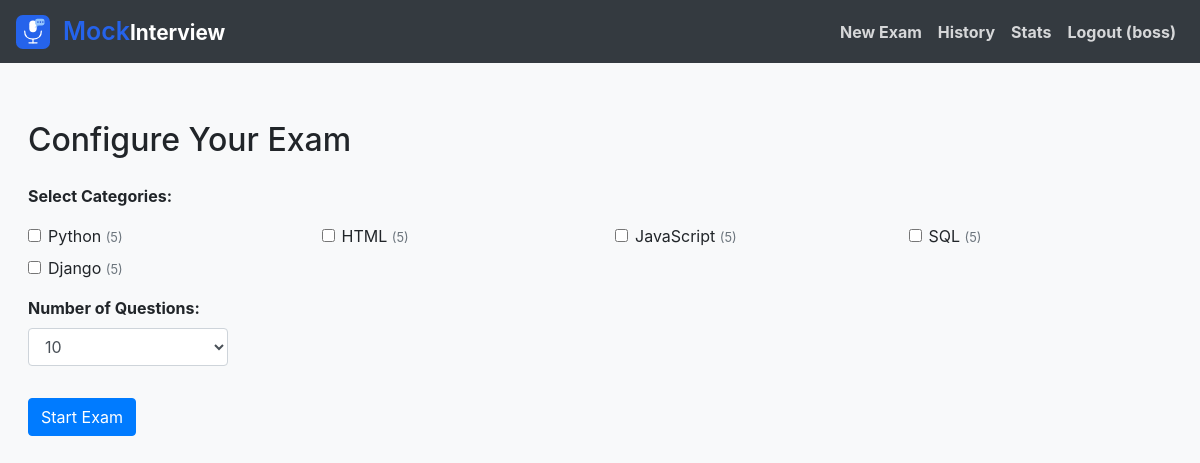
The page /exam/new (signed in) on the database its author committed.
### interviews/models.py (models this page shows, shortened)
class User(AbstractUser):
    class Meta:
        app_label = 'interviews'

class Category(models.Model):
    name = models.CharField(max_length=64)
    icon = models.CharField(max_length=64, blank=True)

### interviews/views.py (the view, shortened to what this page needs)
# urls.py: path('exam/new', views.new_exam, name='new_exam'),
@login_required
def new_exam(request):
    return render(request, 'interviews/new_exam.html', {
        'categories': Category.objects.all()
    })

### interviews/templates/interviews/new_exam.html (shortened to what this page needs)
{% extends "interviews/layout.html" %}
{% block body %}
<h2>Configure Your Exam</h2>
<form method="post" action="{% url 'interviews:new_exam' %}">
    <div class="form-group mt-3">
        <label><strong>Select Categories:</strong></label>
        <div class="row">
            {% for category in categories %}
            <div class="col-md-3 mt-2">
                <div class="form-check">
                    <input class="form-check-input" type="checkbox" name="categories" value="{{ category.id }}" id="cat-{{ category.id }}">
                    <label class="form-check-label" for="cat-{{ category.id }}">
                        {{ category.name }}
                        <small class="text-muted">({{ category.questions.count }})</small>
                    </label>
                </div>
            </div>
            {% endfor %}
        </div>
    </div>
    <div class="form-group mt-3" style="max-width: 200px;">
        <label><strong>Number of Questions:</strong></label>
        <select name="num_questions" class="form-control">
            <option value="10" selected>10</option>
        </select>
    </div>
    <button type="submit" class="btn btn-primary mt-3">Start Exam</button>
</form>
{% endblock %}

### interviews/templates/interviews/layout.html (shortened to what this page needs)
{% load static %}
<!DOCTYPE html>
<html lang="en">
<head>
    <link rel="stylesheet" href="https://stackpath.bootstrapcdn.com/bootstrap/4.4.1/css/bootstrap.min.css">
    <link rel="stylesheet" href="{% static 'interviews/styles.css' %}">
</head>
<body>
    <header class="header">
        <div class="header-container">
            <nav class="navbar navbar-expand-lg navbar-dark">
                <a class="navbar-brand d-flex align-items-center" href="#" style="gap: 8px;">
                    <span style="color: white; margin-left: 5px;"><span style="color:#2563EB; font-weight:600; font-size: larger;">Mock</span>Interview</span>
                </a>
                <div class="collapse navbar-collapse" id="navbarNav">
                    <div class="navbar-nav ml-auto">
                        {% if user.is_authenticated %}
                            <a class="nav-link" href="{% url 'interviews:new_exam' %}">New Exam</a>
                            <a class="nav-link" href="{% url 'interviews:history' %}">History</a>
                            <a class="nav-link" href="{% url 'interviews:stats' %}">Stats</a>
                            <a class="nav-link" href="{% url 'interviews:logout' %}">Logout ({{ user.username }})</a>
                        {% else %}
                            <a class="nav-link" href="{% url 'interviews:login' %}">Login</a>
                            <a class="nav-link" href="{% url 'interviews:register' %}">Register</a>
                        {% endif %}
                    </div>
                </div>
            </nav>
        </div>
    </header>
    <div style="display: flex; width: 100%; justify-content: center; margin-top: 30px;">
        <div style="display: flex; flex-direction: column; width: 100%; max-width: 1400px; min-height: 80vh; padding: 28px;">
            {% block body %}{% endblock %}
        </div>
    </div>
</body>
</html>

### interviews/static/interviews/styles.css (style rules this page uses)
body { background-color: #f8f9fa; }
.navbar-brand { font-weight: bold; font-size: 1.3rem; }

### interviews/templates/interviews/layout.html (style rules this page uses)
.header { background-color: #343a40; width: 100%; }
.header-container { max-width: 1400px; margin: 0 auto; width: 100%; }
.navbar-nav .nav-link { font-weight: bolder; color: rgba(255, 255, 255, 0.8) !important; }

### rows shown on the page
User: username "boss"
Category: name "Python", questions.count "5"
Category: name "HTML", questions.count "5"
Category: name "JavaScript", questions.count "5"
Category: name "SQL", questions.count "5"
Category: name "Django", questions.count "5"
